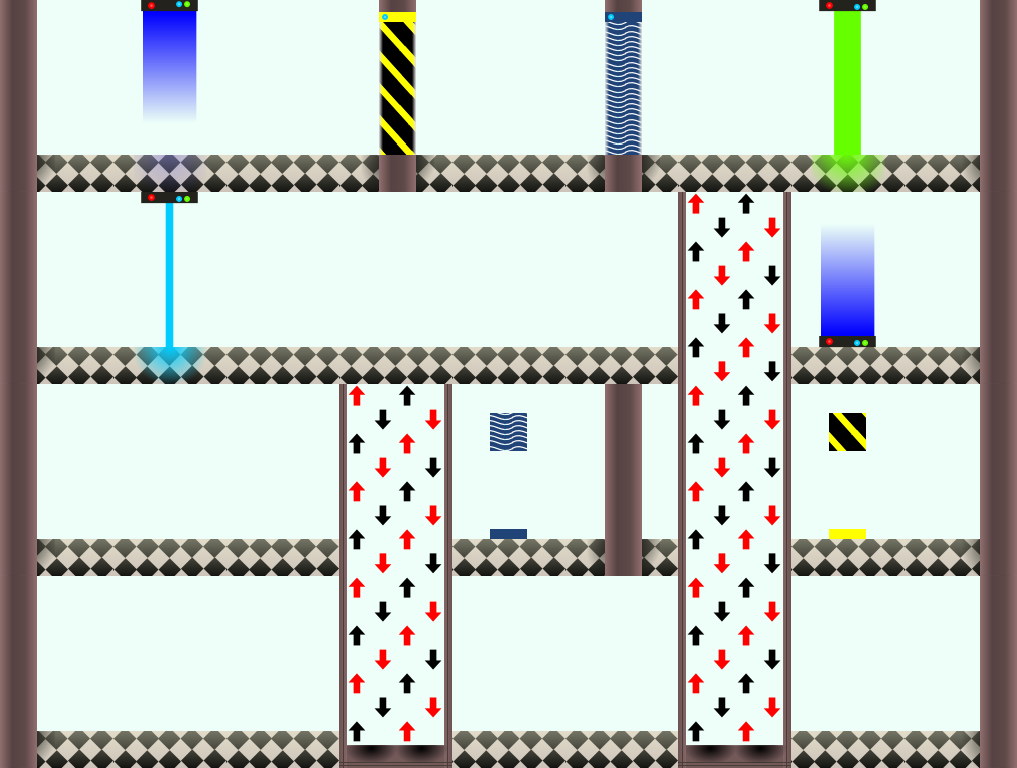

The image is a tile-based game level rendered from a .tmx file. Its description and source (layers, tilesets, objects; grid data summarised) follow:
An orthogonal 9x4 tile map with 113x192 px tiles, 1 tile layer (Tile Layer 1).

<map version="1.0" orientation="orthogonal" renderorder="right-down" width="9" height="4" tilewidth="113" tileheight="192" backgroundcolor="#aaffff" nextobjectid="2">
 <properties>
  <property name="Timelimit" value="300" />
 </properties>
 <tileset firstgid="1" source="Tileset.tsx" />
 <layer name="Tile Layer 1" width="9" height="4">
  <data>[36 cells, 36 non-empty, 14 distinct tile ids]</data>
 </layer>
</map>
